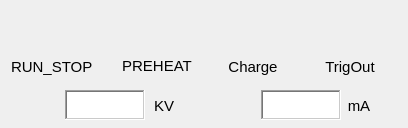
     <widget class="QWidget" name="scrollAreaWidgetContents_9">
      <property name="geometry">
       <rect>
        <x>0</x>
        <y>0</y>
        <width>408</width>
        <height>128</height>
       </rect>
      </property>
      <widget class="SiriusLedAlert" name="SiriusLedAlert_35">
       <property name="geometry">
        <rect>
         <x>39</x>
         <y>10</y>
         <width>36</width>
         <height>36</height>
        </rect>
       </property>
       <property name="toolTip">
        <string/>
       </property>
       <property name="onColor">
        <color>
         <red>0</red>
         <green>140</green>
         <blue>0</blue>
        </color>
       </property>
       <property name="offColor">
        <color>
         <red>207</red>
         <green>0</green>
         <blue>0</blue>
        </color>
       </property>
       <property name="channel" stdset="0">
        <string>LI-01:PU-Modltr-1:RUN_STOP</string>
       </property>
      </widget>
      <widget class="SiriusLedAlert" name="SiriusLedAlert_36">
       <property name="geometry">
        <rect>
         <x>139</x>
         <y>10</y>
         <width>36</width>
         <height>36</height>
        </rect>
       </property>
       <property name="toolTip">
        <string/>
       </property>
       <property name="onColor">
        <color>
         <red>0</red>
         <green>140</green>
         <blue>0</blue>
        </color>
       </property>
       <property name="offColor">
        <color>
         <red>207</red>
         <green>0</green>
         <blue>0</blue>
        </color>
       </property>
       <property name="channel" stdset="0">
        <string>LI-01:PU-Modltr-1:PREHEAT</string>
       </property>
      </widget>
      <widget class="SiriusLedAlert" name="SiriusLedAlert_37">
       <property name="geometry">
        <rect>
         <x>235</x>
         <y>10</y>
         <width>36</width>
         <height>36</height>
        </rect>
       </property>
       <property name="toolTip">
        <string/>
       </property>
       <property name="onColor">
        <color>
         <red>0</red>
         <green>140</green>
         <blue>0</blue>
        </color>
       </property>
       <property name="offColor">
        <color>
         <red>207</red>
         <green>0</green>
         <blue>0</blue>
        </color>
       </property>
       <property name="channel" stdset="0">
        <string>LI-01:PU-Modltr-1:Kly_Heat</string>
       </property>
      </widget>
      <widget class="SiriusLedAlert" name="SiriusLedAlert_38">
       <property name="geometry">
        <rect>
         <x>332</x>
         <y>10</y>
         <width>36</width>
         <height>36</height>
        </rect>
       </property>
       <property name="toolTip">
        <string/>
       </property>
       <property name="onColor">
        <color>
         <red>0</red>
         <green>140</green>
         <blue>0</blue>
        </color>
       </property>
       <property name="offColor">
        <color>
         <red>207</red>
         <green>0</green>
         <blue>0</blue>
        </color>
       </property>
       <property name="channel" stdset="0">
        <string>LI-01:PU-Modltr-1:Kly_Heat</string>
       </property>
      </widget>
      <widget class="PyDMLabel" name="PyDMLabel_150">
       <property name="geometry">
        <rect>
         <x>11</x>
         <y>49</y>
         <width>90</width>
         <height>35</height>
        </rect>
       </property>
       <property name="minimumSize">
        <size>
         <width>90</width>
         <height>35</height>
        </size>
       </property>
       <property name="maximumSize">
        <size>
         <width>90</width>
         <height>16777215</height>
        </size>
       </property>
       <property name="font">
        <font>
         <pointsize>11</pointsize>
        </font>
       </property>
       <property name="toolTip">
        <string/>
       </property>
       <property name="text">
        <string>RUN_STOP</string>
       </property>
      </widget>
      <widget class="PyDMLabel" name="PyDMLabel_151">
       <property name="geometry">
        <rect>
         <x>112</x>
         <y>48</y>
         <width>90</width>
         <height>35</height>
        </rect>
       </property>
       <property name="minimumSize">
        <size>
         <width>90</width>
         <height>35</height>
        </size>
       </property>
       <property name="maximumSize">
        <size>
         <width>90</width>
         <height>16777215</height>
        </size>
       </property>
       <property name="font">
        <font>
         <pointsize>11</pointsize>
        </font>
       </property>
       <property name="toolTip">
        <string/>
       </property>
       <property name="text">
        <string>PREHEAT</string>
       </property>
       <property name="alignment">
        <set>Qt::AlignCenter</set>
       </property>
      </widget>
      <widget class="PyDMLabel" name="PyDMLabel_152">
       <property name="geometry">
        <rect>
         <x>208</x>
         <y>49</y>
         <width>90</width>
         <height>35</height>
        </rect>
       </property>
       <property name="minimumSize">
        <size>
         <width>90</width>
         <height>35</height>
        </size>
       </property>
       <property name="maximumSize">
        <size>
         <width>90</width>
         <height>16777215</height>
        </size>
       </property>
       <property name="font">
        <font>
         <pointsize>11</pointsize>
        </font>
       </property>
       <property name="toolTip">
        <string/>
       </property>
       <property name="text">
        <string>Charge</string>
       </property>
       <property name="alignment">
        <set>Qt::AlignCenter</set>
       </property>
      </widget>
      <widget class="PyDMLabel" name="PyDMLabel_153">
       <property name="geometry">
        <rect>
         <x>305</x>
         <y>49</y>
         <width>90</width>
         <height>35</height>
        </rect>
       </property>
       <property name="minimumSize">
        <size>
         <width>90</width>
         <height>35</height>
        </size>
       </property>
       <property name="maximumSize">
        <size>
         <width>90</width>
         <height>16777215</height>
        </size>
       </property>
       <property name="font">
        <font>
         <pointsize>11</pointsize>
        </font>
       </property>
       <property name="toolTip">
        <string/>
       </property>
       <property name="text">
        <string>TrigOut</string>
       </property>
       <property name="alignment">
        <set>Qt::AlignCenter</set>
       </property>
      </widget>
      <widget class="PyDMLabel" name="PyDMLabel_154">
       <property name="enabled">
        <bool>true</bool>
       </property>
       <property name="geometry">
        <rect>
         <x>261</x>
         <y>90</y>
         <width>80</width>
         <height>30</height>
        </rect>
       </property>
       <property name="minimumSize">
        <size>
         <width>80</width>
         <height>30</height>
        </size>
       </property>
       <property name="maximumSize">
        <size>
         <width>80</width>
         <height>30</height>
        </size>
       </property>
       <property name="toolTip">
        <string/>
       </property>
       <property name="accessibleDescription">
        <string/>
       </property>
       <property name="layoutDirection">
        <enum>Qt::LeftToRight</enum>
       </property>
       <property name="autoFillBackground">
        <bool>false</bool>
       </property>
       <property name="styleSheet">
        <string notr="true">background-color: qlineargradient(spread:pad, x1:0, y1:0, x2:1, y2:1, stop:0 rgba(255, 255, 255, 255), stop:1 rgba(255, 255, 255, 255));</string>
       </property>
       <property name="frameShape">
        <enum>QFrame::WinPanel</enum>
       </property>
       <property name="frameShadow">
        <enum>QFrame::Sunken</enum>
       </property>
       <property name="alignment">
        <set>Qt::AlignRight|Qt::AlignTrailing|Qt::AlignVCenter</set>
       </property>
       <property name="precision" stdset="0">
        <number>2</number>
       </property>
       <property name="precisionFromPV" stdset="0">
        <bool>false</bool>
       </property>
       <property name="channel" stdset="0">
        <string>LI-01:PU-Modltr-1:READI</string>
       </property>
      </widget>
      <widget class="PyDMLabel" name="PyDMLabel_155">
       <property name="enabled">
        <bool>true</bool>
       </property>
       <property name="geometry">
        <rect>
         <x>65</x>
         <y>90</y>
         <width>80</width>
         <height>30</height>
        </rect>
       </property>
       <property name="minimumSize">
        <size>
         <width>80</width>
         <height>30</height>
        </size>
       </property>
       <property name="maximumSize">
        <size>
         <width>80</width>
         <height>30</height>
        </size>
       </property>
       <property name="toolTip">
        <string/>
       </property>
       <property name="accessibleDescription">
        <string/>
       </property>
       <property name="layoutDirection">
        <enum>Qt::LeftToRight</enum>
       </property>
       <property name="autoFillBackground">
        <bool>false</bool>
       </property>
       <property name="styleSheet">
        <string notr="true">background-color: qlineargradient(spread:pad, x1:0, y1:0, x2:1, y2:1, stop:0 rgba(255, 255, 255, 255), stop:1 rgba(255, 255, 255, 255));</string>
       </property>
       <property name="frameShape">
        <enum>QFrame::WinPanel</enum>
       </property>
       <property name="frameShadow">
        <enum>QFrame::Sunken</enum>
       </property>
       <property name="alignment">
        <set>Qt::AlignRight|Qt::AlignTrailing|Qt::AlignVCenter</set>
       </property>
       <property name="precision" stdset="0">
        <number>2</number>
       </property>
       <property name="precisionFromPV" stdset="0">
        <bool>false</bool>
       </property>
       <property name="channel" stdset="0">
        <string>LI-01:PU-Modltr-1:READV</string>
       </property>
      </widget>
      <widget class="PyDMLabel" name="PyDMLabel_162">
       <property name="geometry">
        <rect>
         <x>149</x>
         <y>88</y>
         <width>30</width>
         <height>35</height>
        </rect>
       </property>
       <property name="minimumSize">
        <size>
         <width>30</width>
         <height>35</height>
        </size>
       </property>
       <property name="maximumSize">
        <size>
         <width>30</width>
         <height>16777215</height>
        </size>
       </property>
       <property name="font">
        <font>
         <pointsize>11</pointsize>
        </font>
       </property>
       <property name="toolTip">
        <string/>
       </property>
       <property name="text">
        <string>KV</string>
       </property>
       <property name="alignment">
        <set>Qt::AlignCenter</set>
       </property>
      </widget>
      <widget class="PyDMLabel" name="PyDMLabel_163">
       <property name="geometry">
        <rect>
         <x>344</x>
         <y>88</y>
         <width>30</width>
         <height>35</height>
        </rect>
       </property>
       <property name="minimumSize">
        <size>
         <width>30</width>
         <height>35</height>
        </size>
       </property>
       <property name="maximumSize">
        <size>
         <width>30</width>
         <height>16777215</height>
        </size>
       </property>
       <property name="font">
        <font>
         <pointsize>11</pointsize>
        </font>
       </property>
       <property name="toolTip">
        <string/>
       </property>
       <property name="text">
        <string>mA</string>
       </property>
       <property name="alignment">
        <set>Qt::AlignCenter</set>
       </property>
      </widget>
     </widget>
